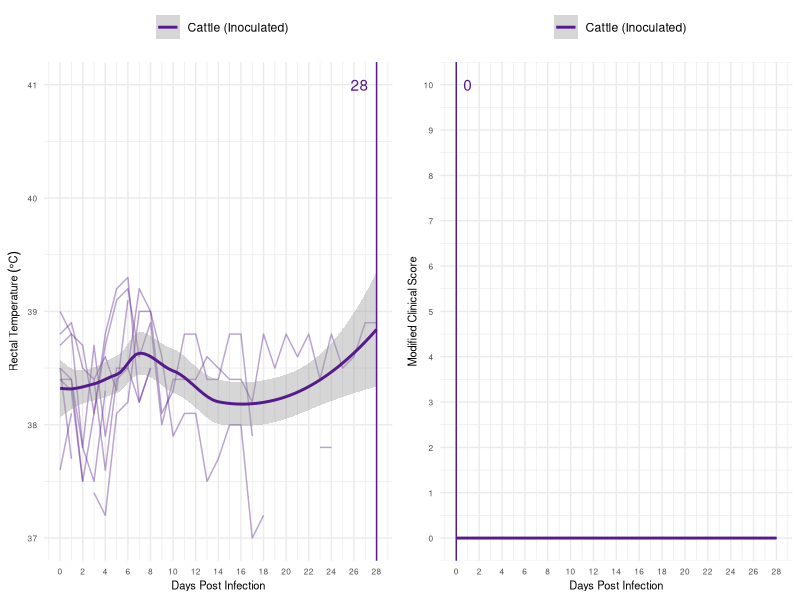
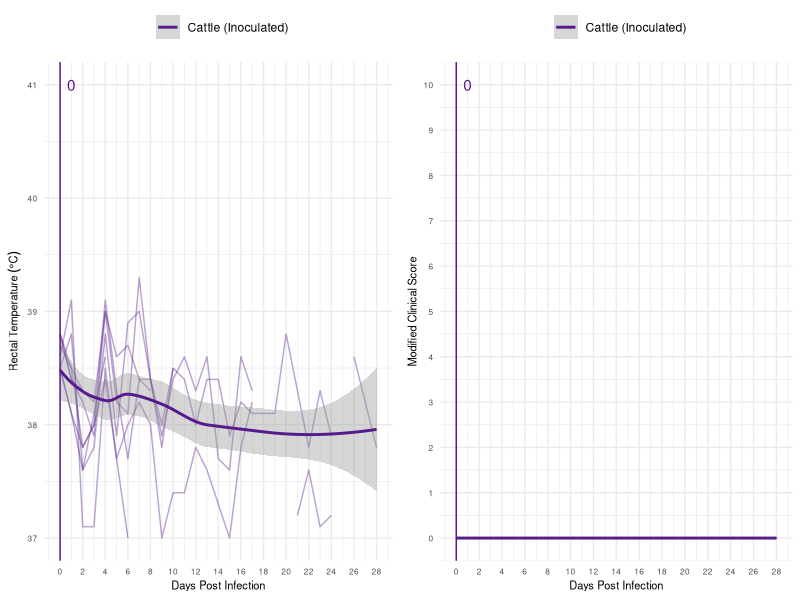
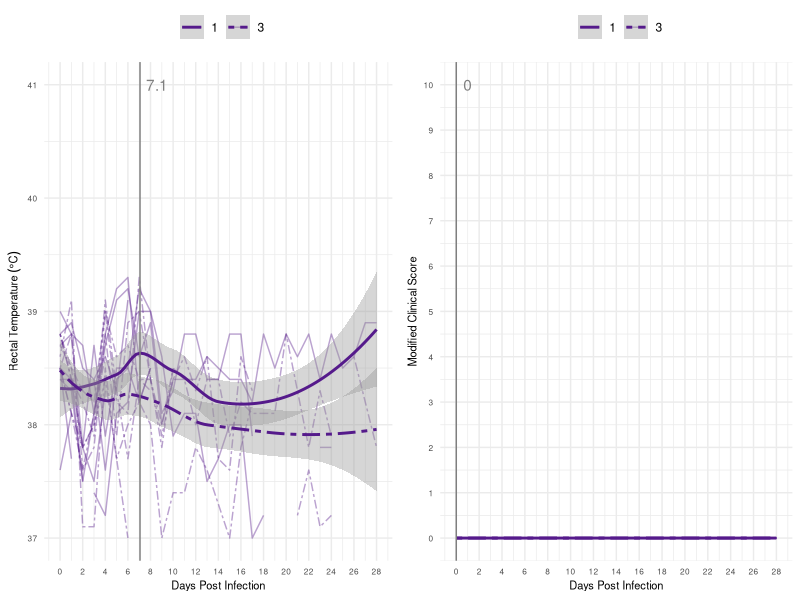
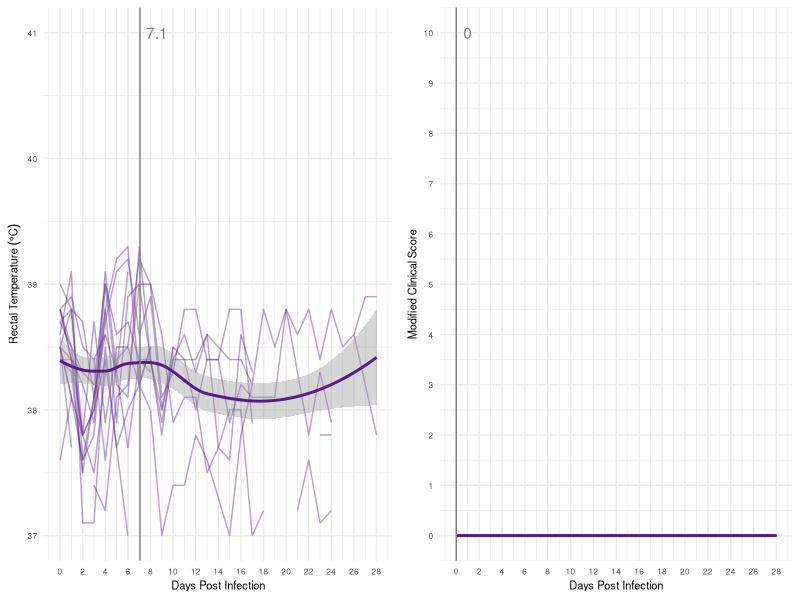

Generate these figures, in order, with R:

#############################################################################################################
# Code written by: Catherine M. Herzog, PhD MPH
# Code last modified on: March 2, 2024
# Code purpose: analyze and visualize clinical data for cattle sacrifice experiment

#############################################################################################################


######################
#  Load libraries ----
######################

library(ggplot2)   # for plotting figures
# library(mgcv)    # need if doing a GAM (generalized additive model) for the smooth
library(gridExtra) # for grid.arrange function in doing multiple plots for jpeg
library(tidyverse) # for piping %>%


###############################################
#  Clinical Data Import, Data Management  ----
###############################################

# Load the data by pointing to the location within the project that this data resides (do not need to setwd)
# Note: parenthesis are backward compared to Windows Explorer paths
clindat <- read.csv("data/cattle_sac/clin/clindat_clean_cattlesac.csv", header = TRUE) # use csv file name on your computer here

# Making sure each variable (column in data frame) is of the correct data type (factor, numeric, character, etc)
clindat$eartag <- as.factor(clindat$eartag)
clindat$barn <- as.factor(clindat$barn)
clindat$tempc <- as.numeric(clindat$tempc)
clindat <- subset(clindat, !dpi <0) # making sure there are no dpi prior to experiment start in the data
#clindat$dpi <- as.integer(clindat$dpi)

# Create clinical score without temperature - this is used throughout the file
clindat <- clindat %>% mutate(clinscore_mod = clindat$general + clindat$feces + clindat$odnd + clindat$headmucos +
                                                  clindat$resp)

# Setting the line and symbol colors for each barn and status
barncol <- c("1" = "purple4", "3" = "purple4")
color2 <- c("purple4")


# Split data into each barn, and have combined barns
barn1 <- subset(clindat, barn == 1) 
barn3 <- subset(clindat, barn == 3)
barns13 <- subset(clindat, barn == 1 | barn == 3)


#####################
#  Barn 1 ----
#####################
# Barn 1: 8 Experimental Cattle
# Smooth: LOESS 

# PEAKS
# Getting information about where there is a peak each clinical variable is
# rectal temp
barn1i1 <- barn1[barn1$tempc>=36 & barn1$tempc<=41,]
barn1i1_fit <- loess(tempc ~ dpi, barn1i1)
barn1i1_nd <- data.frame(dpi=seq(min(barn1i1$dpi), max(barn1i1$dpi), length=100))
barn1i1_nd$fit <- predict(barn1i1_fit, newdata=barn1i1_nd)
barn1i1tmax <- barn1i1_nd$dpi[which.max(barn1i1_nd$fit)]
#plot(barn1i1$tempc~barn1i1$dpi)
#lines(barn1i1_nd$fit~barn1i1_nd$dpi, col="grey")

# clinical score
barn1i1c <- barn1
barn1i1c_fit <- loess(clinscore_mod ~ dpi, barn1i1c)
barn1i1c_nd <- data.frame(dpi=seq(min(barn1i1c$dpi), max(barn1i1c$dpi), length=100))
barn1i1c_nd$fit <- predict(barn1i1c_fit, newdata=barn1i1c_nd)
barn1i1cmax <- barn1i1c_nd$dpi[which.max(barn1i1c_nd$fit)]
# plot(barn1i1c$clinscore_mod~barn1i1c$dpi)
# lines(barn1i1c_nd$fit~barn1i1c_nd$dpi, col="grey")


# PLOTTING
# Developing figure for rectal temperature and saving to an object
rt_barn1 <- ggplot(barn1, aes(dpi, tempc, color="purple4")) +
  geom_line(aes(group = eartag), alpha = 0.4) +
  stat_smooth(method = "loess", formula = y ~ x, linewidth =1) +
  #stat_smooth(method = "gam", formula = y ~ s(x, , k=7), linewidth =1) +  # code for GAM instead of LOESS (not used)
  labs(x = "Days Post Infection", y = expression("Rectal Temperature " ( degree*C))) +
  scale_color_manual(name = "", 
                     labels = c("Cattle (Inoculated)"),
                     values = "purple4") +
  scale_x_continuous(limits = c(0,28), breaks = seq(0,28,2)) +
  scale_y_continuous(limits = c(37,41)) +
  # Next two lines are for plotting peaks, if desired  NOTE: had to shift backward to see peak label in second line
  geom_vline(aes(xintercept = barn1i1tmax), color = "purple4") +
  annotate(geom = "text", x = (barn1i1tmax - 1.5), y = 41, label = paste(round(barn1i1tmax,1)), color = "purple4") +
  theme_minimal() +
  theme(legend.position = "top", axis.title.y = element_text(size = 8), 
        axis.title.x = element_text(size = 8), axis.text=element_text(size=6))


# Developing figure for clinical score and saving to an object
cs_barn1 <- ggplot(barn1, aes(dpi, clinscore_mod, color="purple4")) +
  geom_line(aes(group = eartag), alpha = 0.4) +
  stat_smooth(method = "loess", formula = y ~ x, linewidth =1) +
  #stat_smooth(method = "gam", formula = y ~ s(x), linewidth =1) +  # code for GAM instead of LOESS (not used)
  labs(x = "Days Post Infection", y = "Modified Clinical Score") +
  scale_color_manual(name = "", 
                     labels = c("Cattle (Inoculated)"),
                     values = "purple4") +
  scale_y_continuous(limits = c(0,10), breaks = seq(0, 10, 1)) +
  scale_x_continuous(limits = c(0,28), breaks = seq(0,28,2)) +
  # Next two lines are for plotting peaks, if desired
  geom_vline(aes(xintercept = barn1i1cmax), color = "purple4") +
  annotate(geom = "text", x = (barn1i1cmax + 1), y = 10, label = paste(round(barn1i1cmax,1)), color = "purple4") +
  theme_minimal() +
  theme(legend.position = "top", axis.title.y = element_text(size = 8), 
        axis.title.x = element_text(size = 8), axis.text=element_text(size=6))



#####################
#  Barn 3 ----
#####################
# Barn 3: 8 Experimental Cattle
# Smooth: LOESS 

# PEAKS
# Getting information about where there is a peak each clinical variable is
# rectal temp
barn3i1 <- barn3[barn3$tempc>=36 & barn3$tempc<=41,]
barn3i1_fit <- loess(tempc ~ dpi, barn3i1)
barn3i1_nd <- data.frame(dpi=seq(min(barn3i1$dpi), max(barn3i1$dpi), length=100))
barn3i1_nd$fit <- predict(barn3i1_fit, newdata=barn3i1_nd)
barn3i1tmax <- barn3i1_nd$dpi[which.max(barn3i1_nd$fit)]
# plot(barn3i1$tempc~barn3i1$dpi)
# lines(barn3i1_nd$fit~barn3i1_nd$dpi, col="grey")

#clinical score
barn3i1c <- barn3
barn3i1c_fit <- loess(clinscore_mod ~ dpi, barn3i1c)
barn3i1c_nd <- data.frame(dpi=seq(min(barn3i1c$dpi), max(barn3i1c$dpi), length=100))
barn3i1c_nd$fit <- predict(barn3i1c_fit, newdata=barn3i1c_nd)
barn3i1cmax <- barn3i1c_nd$dpi[which.max(barn3i1c_nd$fit)]
# plot(barn3i1c$clinscore_mod~barn3i1c$dpi)
# lines(barn3i1c_nd$fit~barn3i1c_nd$dpi, col="grey")

# PLOTTING
# Developing figure for rectal temperature and saving to an object
rt_barn3 <- ggplot(barn3, aes(dpi, tempc, color="purple4")) +
  geom_line(aes(group = eartag), alpha = 0.4) +
  stat_smooth(method = "loess", formula = y ~ x, linewidth =1) +
  #stat_smooth(method = "gam", formula = y ~ s(x, , k=7), linewidth =1) +  # code for GAM instead of LOESS (not used)
  labs(x = "Days Post Infection", y = expression("Rectal Temperature " ( degree*C))) +
  scale_color_manual(name = "", 
                     labels = c("Cattle (Inoculated)"),
                     values = "purple4") +
  scale_x_continuous(limits = c(0,28), breaks = seq(0,28,2)) +
  scale_y_continuous(limits = c(37,41)) +
  # Next two lines are for plotting peaks, if desired
  geom_vline(aes(xintercept = barn3i1tmax), color = "purple4") +
  annotate(geom = "text", x = (barn3i1tmax + 1), y = 41, label = paste(round(barn3i1tmax,1)), color = "purple4") + 
  theme_minimal() +
  theme(legend.position = "top", axis.title.y = element_text(size = 8), 
        axis.title.x = element_text(size = 8), axis.text=element_text(size=6))


# Developing figure for clinical score and saving to an object
cs_barn3 <- ggplot(barn3, aes(dpi, clinscore_mod, color="purple4")) +
  geom_line(aes(group = eartag), alpha = 0.4) +
  stat_smooth(method = "loess", formula = y ~ x, linewidth =1) +
  #stat_smooth(method = "gam", formula = y ~ s(x), linewidth =1) +  # code for GAM instead of LOESS (not used)
  labs(x = "Days Post Infection", y = "Modified Clinical Score") +
  scale_color_manual(name = "", 
                     labels = c("Cattle (Inoculated)"),
                     values = "purple4") +
  scale_y_continuous(limits = c(0,10), breaks = seq(0, 10, 1)) +
  scale_x_continuous(limits = c(0,28), breaks = seq(0,28,2)) +
  # Next two lines are for plotting peaks, if desired
  geom_vline(aes(xintercept = barn3i1cmax), color = "purple4") +
  annotate(geom = "text", x = (barn3i1cmax + 1), y = 10, label = paste(round(barn3i1cmax,1)), color = "purple4") +
  theme_minimal() +
  theme(legend.position = "top", axis.title.y = element_text(size = 8), 
        axis.title.x = element_text(size = 8), axis.text=element_text(size=6))




######################
#  Combined Barns ----
######################
# All experimental barns together, total 16 experimental Cattle
# Smooth: LOESS 

# PEAKS
# Getting information about where there is a peak each clinical variable is
# rectal temp
barns13i1 <- barns13[barns13$tempc>=36 & barns13$tempc<=41,]
barns13i1_fit <- loess(tempc ~ dpi, barns13i1)
barns13i1_nd <- data.frame(dpi=seq(min(barns13i1$dpi), max(barns13i1$dpi), length=100))
barns13i1_nd$fit <- predict(barns13i1_fit, newdata=barns13i1_nd)
barns13i1tmax <- barns13i1_nd$dpi[which.max(barns13i1_nd$fit)]
# plot(barns13i1$tempc~barns13i1$dpi)
# lines(barns13i1_nd$fit~barns13i1_nd$dpi, col="grey")

#clinical score
barns13i1c <- barns13
barns13i1c_fit <- loess(clinscore_mod ~ dpi, barns13i1c)
barns13i1c_nd <- data.frame(dpi=seq(min(barns13i1c$dpi), max(barns13i1c$dpi), length=100))
barns13i1c_nd$fit <- predict(barns13i1c_fit, newdata=barns13i1c_nd)
barns13i1cmax <- barns13i1c_nd$dpi[which.max(barns13i1c_nd$fit)]
# plot(barns13i1c$clinscore_mod~barns13i1c$dpi)
# lines(barns13i1c_nd$fit~barns13i1c_nd$dpi, col="grey")


# PLOTTING
# Developing figure for rectal temperature and saving to an object
rt_barns13 <- ggplot(barns13, aes(dpi, tempc, color=barn, linetype = barn)) +
  geom_line(aes(group = eartag, linetype = barn), alpha = 0.4) +
  stat_smooth(method = "loess", formula = y ~ x, linewidth =1) +
  #stat_smooth(method = "gam", formula = y ~ s(x, , k=7), linewidth =1) +  # code for GAM instead of LOESS (not used)
  labs(x = "Days Post Infection", y = expression("Rectal Temperature " ( degree*C))) +
  scale_linetype_manual(name = "", values = c("1" = "solid", "3" = "twodash")) +
  scale_color_manual(name = "", 
                     #labels = c("Cattle", "Cattle"),
                     values = barncol) +
  scale_x_continuous(limits = c(0,28), breaks = seq(0,28,2)) +
  scale_y_continuous(limits = c(37,41)) +
  # Next two lines are for plotting peaks, if desired  NOTE: shifted value farther to right due to 3 digits
  geom_vline(aes(xintercept = barns13i1tmax), color = "grey50") +
  annotate(geom = "text", x = (barns13i1tmax + 1.5), y = 41, label = paste(round(barns13i1tmax,1)), color = "grey50") +
  theme_minimal() +
  theme(legend.position = "top", axis.title.y = element_text(size = 8), 
        axis.title.x = element_text(size = 8), axis.text=element_text(size=6))


# Developing figure for clinical score and saving to an object
cs_barns13 <- ggplot(barns13, aes(dpi, clinscore_mod, color=barn, linetype = barn)) +
  geom_line(aes(group = eartag, linetype = barn), alpha = 0.4) +
  stat_smooth(method = "loess", formula = y ~ x, linewidth =1) +
  #stat_smooth(method = "gam", formula = y ~ s(x), linewidth =1) +  # code for GAM instead of LOESS (not used)
  labs(x = "Days Post Infection", y = "Modified Clinical Score") +
  scale_linetype_manual(name = "", values = c("1" = "solid", "3" = "twodash")) +
  scale_color_manual(name = "", 
                     #labels = c("Cattle", "Cattle"),
                     values = barncol) +
  scale_y_continuous(limits = c(0,10), breaks = seq(0, 10, 1)) +
  scale_x_continuous(limits = c(0,28), breaks = seq(0,28,2)) +
  # Next two lines are for plotting peaks, if desired
  geom_vline(aes(xintercept = barns13i1cmax), color = "grey50") +
  annotate(geom = "text", x = (barns13i1cmax + 1), y = 10, label = paste(round(barns13i1cmax,1)), color = "grey50") +
  theme_minimal() +
  theme(legend.position = "top", axis.title.y = element_text(size = 8), 
        axis.title.x = element_text(size = 8), axis.text=element_text(size=6))

# PLOTTING
# Developing figure for rectal temperature and saving to an object
rt_barns13c <- ggplot(barns13, aes(dpi, tempc, color = species)) +
  geom_line(aes(group = eartag), alpha = 0.4) +
  stat_smooth(method = "loess", formula = y ~ x, linewidth =1) +
  #stat_smooth(method = "gam", formula = y ~ s(x, , k=7), linewidth =1) +  # code for GAM instead of LOESS (not used)
  labs(x = "Days Post Infection", y = expression("Rectal Temperature " ( degree*C))) +
  scale_linetype_manual(name = "", values = c("1" = "solid", "3" = "twodash")) +
  scale_color_manual(name = "", 
                     #labels = c("Cattle"),
                     values = color2) +
  scale_x_continuous(limits = c(0,28), breaks = seq(0,28,2)) +
  scale_y_continuous(limits = c(37,41)) +
  # Next two lines are for plotting peaks, if desired  NOTE: shifted value farther to right due to 3 digits
  geom_vline(aes(xintercept = barns13i1tmax), color = "grey50") +
  annotate(geom = "text", x = (barns13i1tmax + 1.5), y = 41, label = paste(round(barns13i1tmax,1)), color = "grey50") +
  theme_minimal() +
  theme(legend.position = "none", axis.title.y = element_text(size = 8), 
        axis.title.x = element_text(size = 8), axis.text=element_text(size=6))


# Developing figure for clinical score and saving to an object
cs_barns13c <- ggplot(barns13, aes(dpi, clinscore_mod, color = species)) +
  geom_line(aes(group = eartag), alpha = 0.4) +
  stat_smooth(method = "loess", formula = y ~ x, linewidth =1) +
  #stat_smooth(method = "gam", formula = y ~ s(x), linewidth =1) +  # code for GAM instead of LOESS (not used)
  labs(x = "Days Post Infection", y = "Modified Clinical Score") +
  scale_linetype_manual(name = "", values = c("1" = "solid", "3" = "twodash")) +
  scale_color_manual(name = "", 
                     #labels = c("Cattle"),
                     values = color2) +
  scale_y_continuous(limits = c(0,10), breaks = seq(0, 10, 1)) +
  scale_x_continuous(limits = c(0,28), breaks = seq(0,28,2)) +
  # Next two lines are for plotting peaks, if desired
  geom_vline(aes(xintercept = barns13i1cmax), color = "grey50") +
  annotate(geom = "text", x = (barns13i1cmax + 1), y = 10, label = paste(round(barns13i1cmax,1)), color = "grey50") +
  theme_minimal() +
  theme(legend.position = "none", axis.title.y = element_text(size = 8), 
        axis.title.x = element_text(size = 8), axis.text=element_text(size=6))


########################################
#  Saving figures to file (as jpeg) ----
########################################

jpeg("output/cattle_sac/pprv_cattlesac_clin_barn1_todpi28.jpeg", width = 6, height = 3, units = "in", quality = 100, res = 600)
grid.arrange(rt_barn1, cs_barn1, ncol=2)
invisible(dev.off())

jpeg("output/cattle_sac/pprv_cattlesac_clin_barn3_todpi28.jpeg", width = 6, height = 3, units = "in", quality = 100, res = 600)
grid.arrange(rt_barn3, cs_barn3, ncol=2)
invisible(dev.off())

jpeg("output/cattle_sac/pprv_cattlesac_clin_barns13_todpi28.jpeg", width = 6, height = 3, units = "in", quality = 100, res = 600)
grid.arrange(rt_barns13, cs_barns13, ncol=2)
invisible(dev.off())

jpeg("output/cattle_sac/pprv_cattlesac_clin_barns13c_todpi28.jpeg", width = 6, height = 3, units = "in", quality = 100, res = 600)
grid.arrange(rt_barns13c, cs_barns13c, ncol=2)
invisible(dev.off())

# If need symbols by unique eartag, sample code for this is in PPRV Trial Stage 1.1A code
